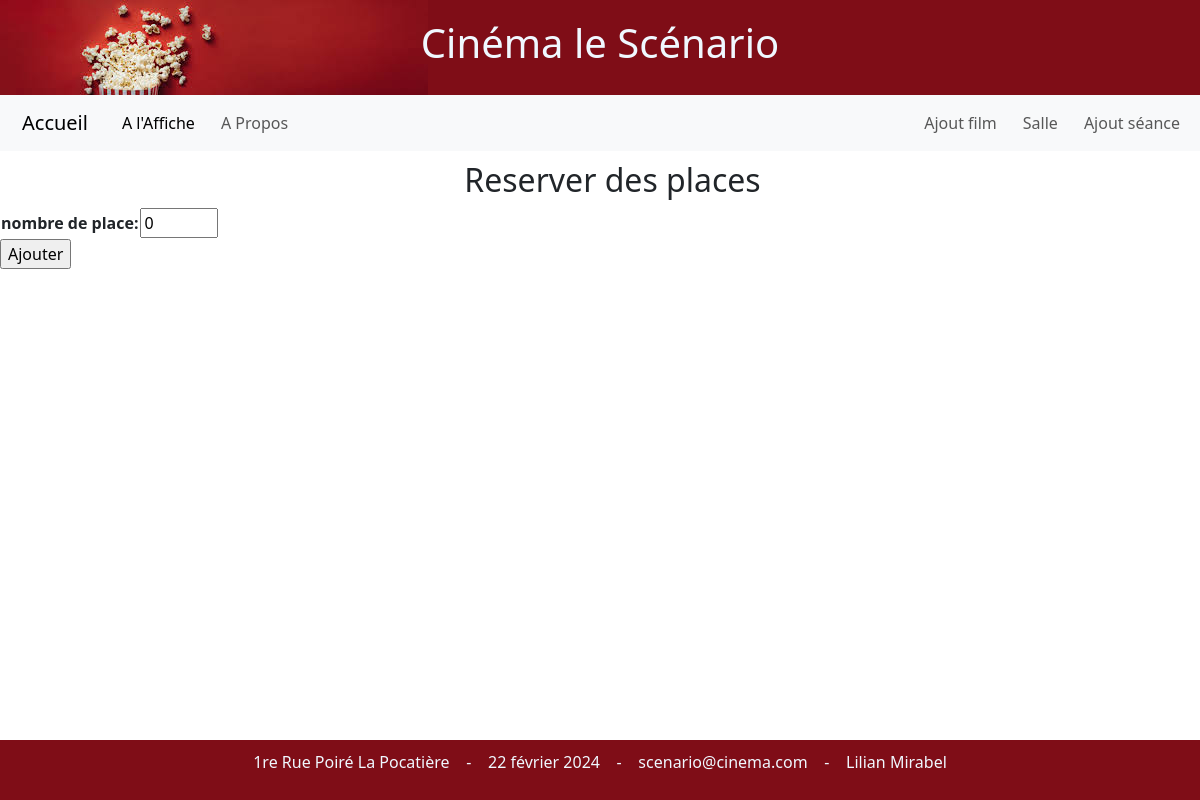
/films/reserversceance/42/, run on an earlier commit of the app's database.
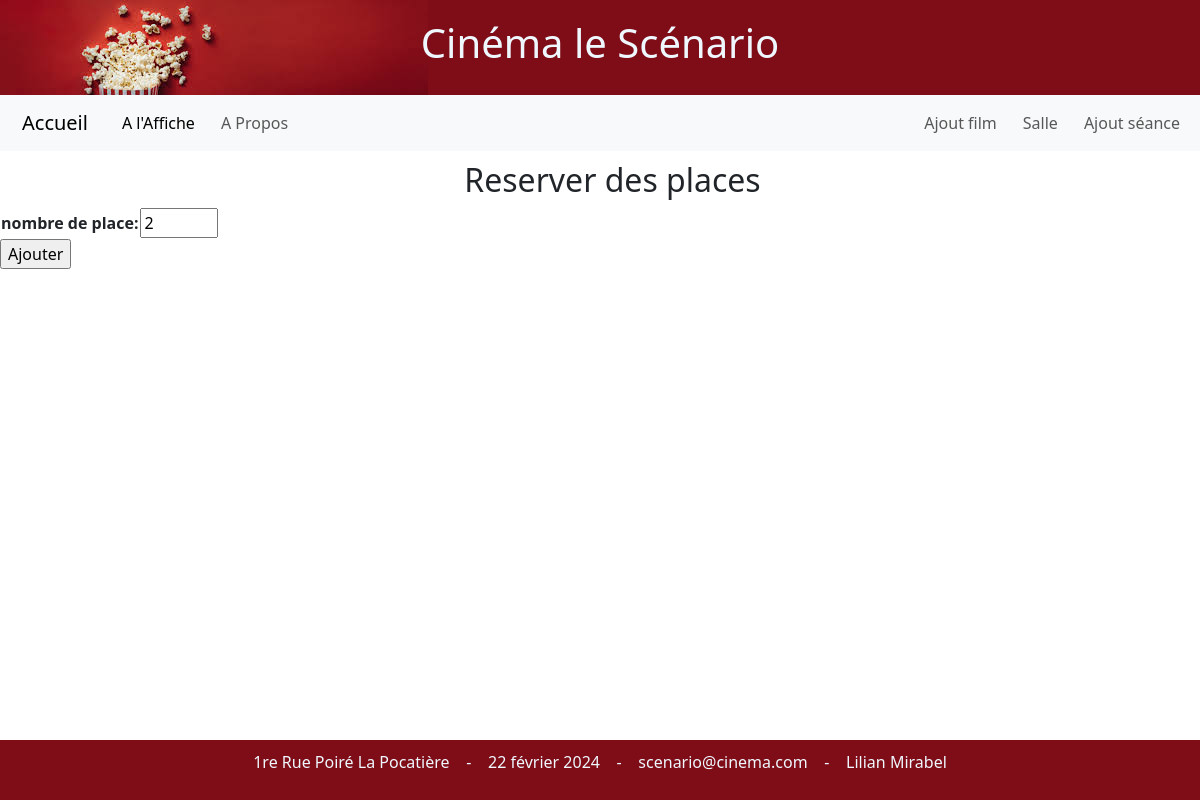
And on a later commit of the database.
### films/models.py (models this page shows)
class Seance(models.Model):
    id = models.AutoField(primary_key=True)
    film = models.ForeignKey(films, on_delete=models.CASCADE)
    salle = models.ForeignKey(salles, on_delete=models.CASCADE)
    heure_diffusion = models.TimeField()
    date = models.DateField()
    places_vendues = models.IntegerField(default=0)
    class Meta:
        unique_together = (('salle', 'date', 'heure_diffusion'),)

### films/views.py (the view, shortened to what this page needs)
# urls.py: path('reserversceance/<str:pk>/', reserverSceance.as_view(), name="reserverSceance"),
class reserverSceance(UpdateView):
    model = Seance
    template_name = "reserverSceance.html"
    form_class = ReserveSceanceForm

### films/forms.py
class ReserveSceanceForm(forms.ModelForm):
    class Meta:
        model = Seance
        fields = ['places_vendues']
        labels = {
            'places_vendues': 'nombre de place',
        }
        widgets = {
            'places_vendues': forms.NumberInput(attrs={'type': 'number', 'min': 1, 'max': 1, 'value': 1, 'default': 1}),
        }

### films/templates/reserverSceance.html (shortened to what this page needs)
{% extends 'maitreFilm.html' %}
{% block titre_page %}Reserver des places{% endblock %}
{% block contenu %}
<form method="post">
    <table>
        {{ form.as_table }}
    </table>
    <input type="submit" value="Ajouter">
</form>
{% endblock %}

What changed in the data, as far as the page shows it:
changed Seance: places_vendues "0" → "2"
